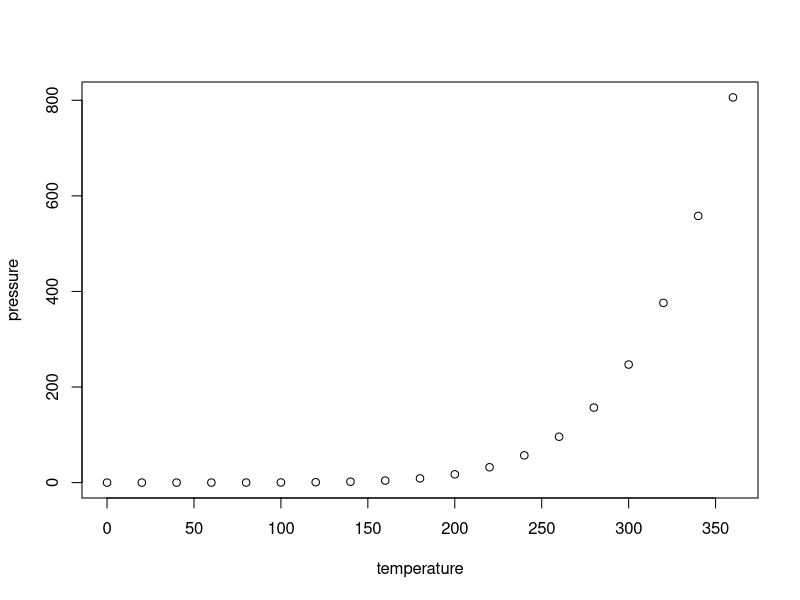
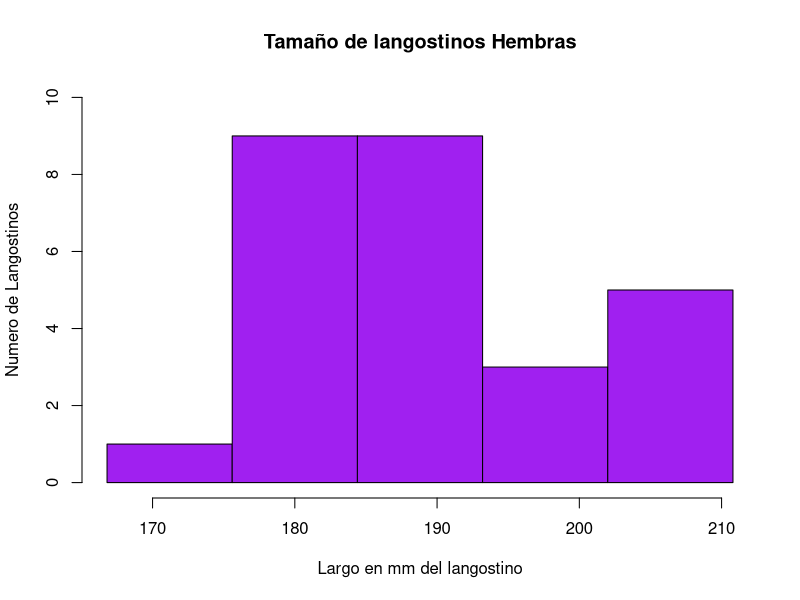
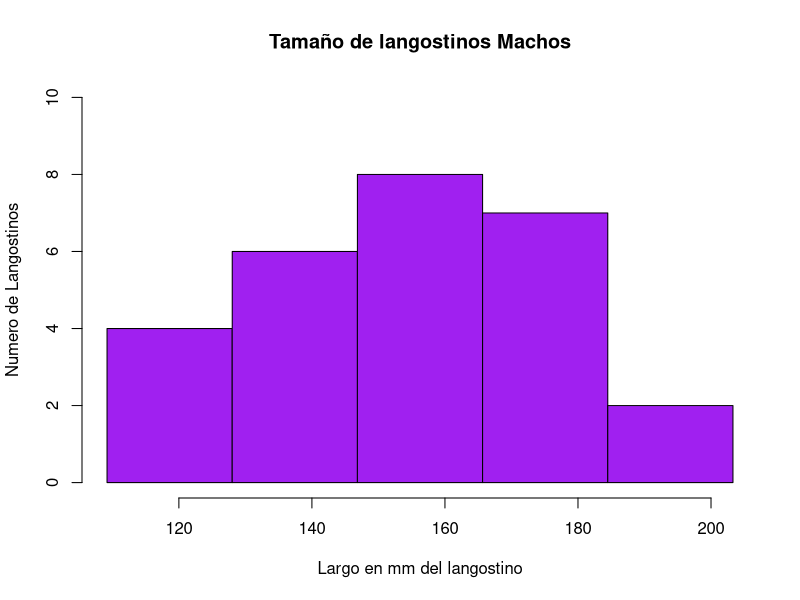
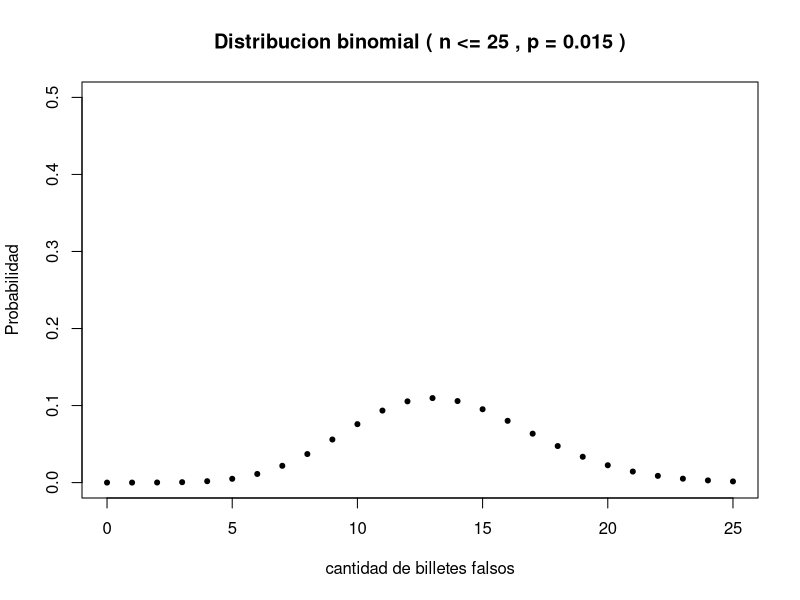
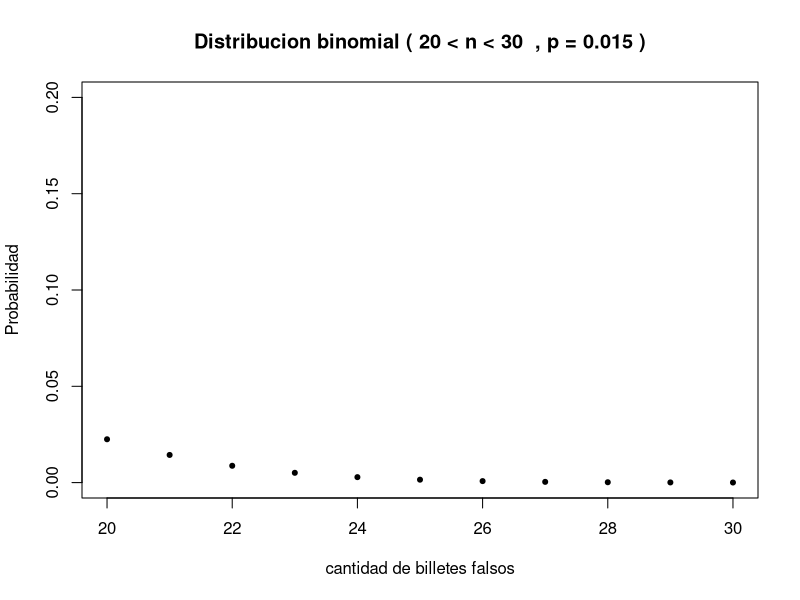
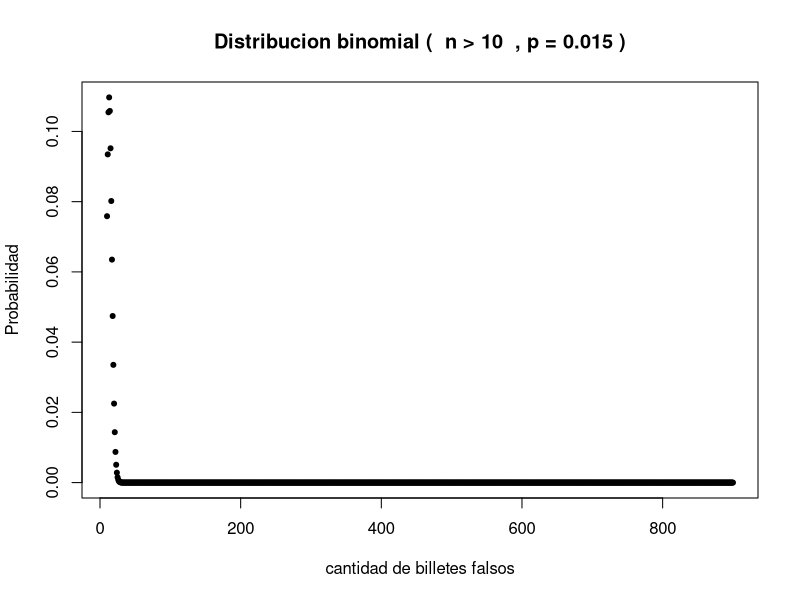

Write the R code that produced these figures, in order.
## ---- chunk 1
summary(cars)
## ---- chunk 2
plot(pressure)
## ---- chunk 3
Hembras <- c( 183.2, 182.5, 166.8, 184.1, 190.0, 196.3, 183.0, 178.1, 193.3, 204.3, 193.2, 187.3, 176.5, 180.4, 185.8, 179.0, 184.3, 189.3, 188.3, 189.2, 195.5, 186.8, 189.1, 202.4, 202.2, 203.1, 210.8 )

Machos <- c( 140.9, 173.9, 118.9, 121.7, 177.4, 140.0, 173.8, 154.8, 192.7, 154.5, 177.5, 134.4, 109.2, 153.4, 175.0, 150.7, 138.7, 169.8, 203.3, 136.7, 153.9, 163.0, 165.3, 176.7, 137.7, 126.7, 150.0 )
## ---- chunk 4
HembrasSort <- sort(Hembras,decreasing = FALSE)
frq <- (max(HembrasSort) - min(HembrasSort))/5
hist(x = HembrasSort,main="Tamaño de langostinos Hembras",col = 'purple', breaks = seq(min(HembrasSort),max(HembrasSort),frq),xlab = 'Largo en mm del langostino',ylab = 'Numero de Langostinos',ylim = c(0,10),xlim = c(min(Hembras),max(Hembras)))
## ---- chunk 5
MachosSort <- sort(Machos,decreasing = FALSE)
frq <- (max(MachosSort) - min(MachosSort))/5
hist(x = MachosSort,main="Tamaño de langostinos Machos",col = 'purple', breaks = seq(min(MachosSort),max(MachosSort),frq),xlab = 'Largo en mm del langostino',ylab = 'Numero de Langostinos',ylim = c(0,10),xlim = c(min(Machos),max(Machos)))
## ---- chunk 6
promHembras <- mean(Hembras)
desvHembras <- sd(Hembras)

sprintf("Promedio de tamano en hembras: %f",promHembras)
sprintf("Devisación estandar: %f",desvHembras)

## ---- chunk 7
promMachos <- mean(Machos)
desvMachos <- sd(Machos)

sprintf("Promedio de tamano en hembras: %f",promMachos)
sprintf("Devisación estandar: %f",desvMachos)

## ---- chunk 8
p <- 0.015
Xa <- pbinom(25,900,p)
plot(0:25,dbinom(0:25,900,p),main = 'Distribucion binomial ( n <= 25 , p = 0.015 )',ylab = 'Probabilidad',xlab = 'cantidad de billetes falsos', pch = 20, ylim = c(0,0.5))

## ---- chunk 9
p <- 0.015
x1 <- pbinom(20,900,p)
x2 <- pbinom(30,900,p)
xb <- x2-x1;
plot(20:30,dbinom(20:30,900,p),main = 'Distribucion binomial ( 20 < n < 30  , p = 0.015 )',ylab = 'Probabilidad',xlab = 'cantidad de billetes falsos', pch = 20, ylim = c(0,0.2))
## ---- chunk 10

p <- 0.015
Xc <- 1 - pbinom(10,900,p)
plot(10:900,dbinom(10:900,900,p),main = 'Distribucion binomial (  n > 10  , p = 0.015 )',ylab = 'Probabilidad',xlab = 'cantidad de billetes falsos', pch = 20)
